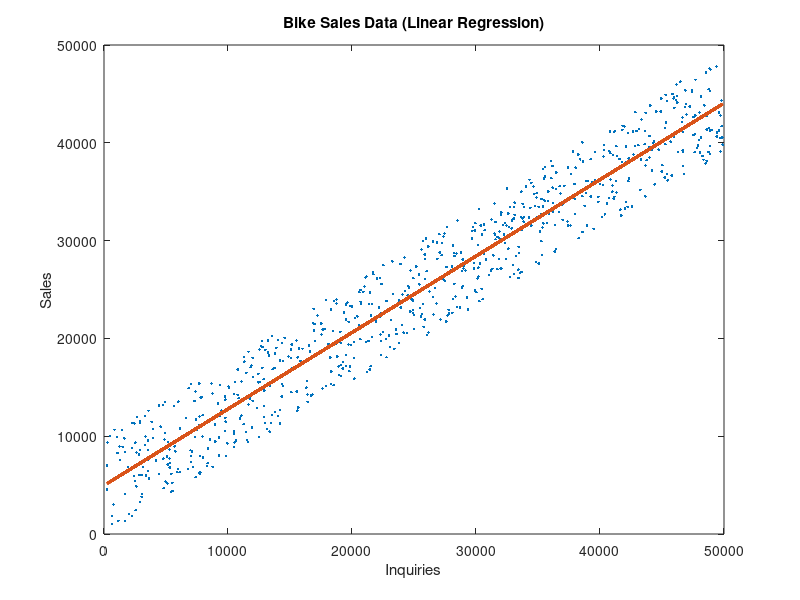

The MATLAB script that drew this image:
% File I/O and Variable Initialization:

rawData = importdata('BikeSales.csv');
headers = rawData.colheaders;
[inquiries] = rawData.data(:,1);
[sales] = rawData.data(:,2);
n=length(sales);

% Initial Data Scatter Plot:

plot(inquiries, sales, '.','LineWidth',1.5);
hold on;

% Linear Regression:

x = [ones(n,1), inquiries];
y = sales;
% Optimization for theta = inv(x'*x)*x'*y
theta = (x'*x)\(x'*y);
title('Bike Sales Data (Linear Regression)');
xlabel('Inquiries');
ylabel('Sales');
plot(inquiries, theta(1)+theta(2)*inquiries, '-', 'LineWidth',2);